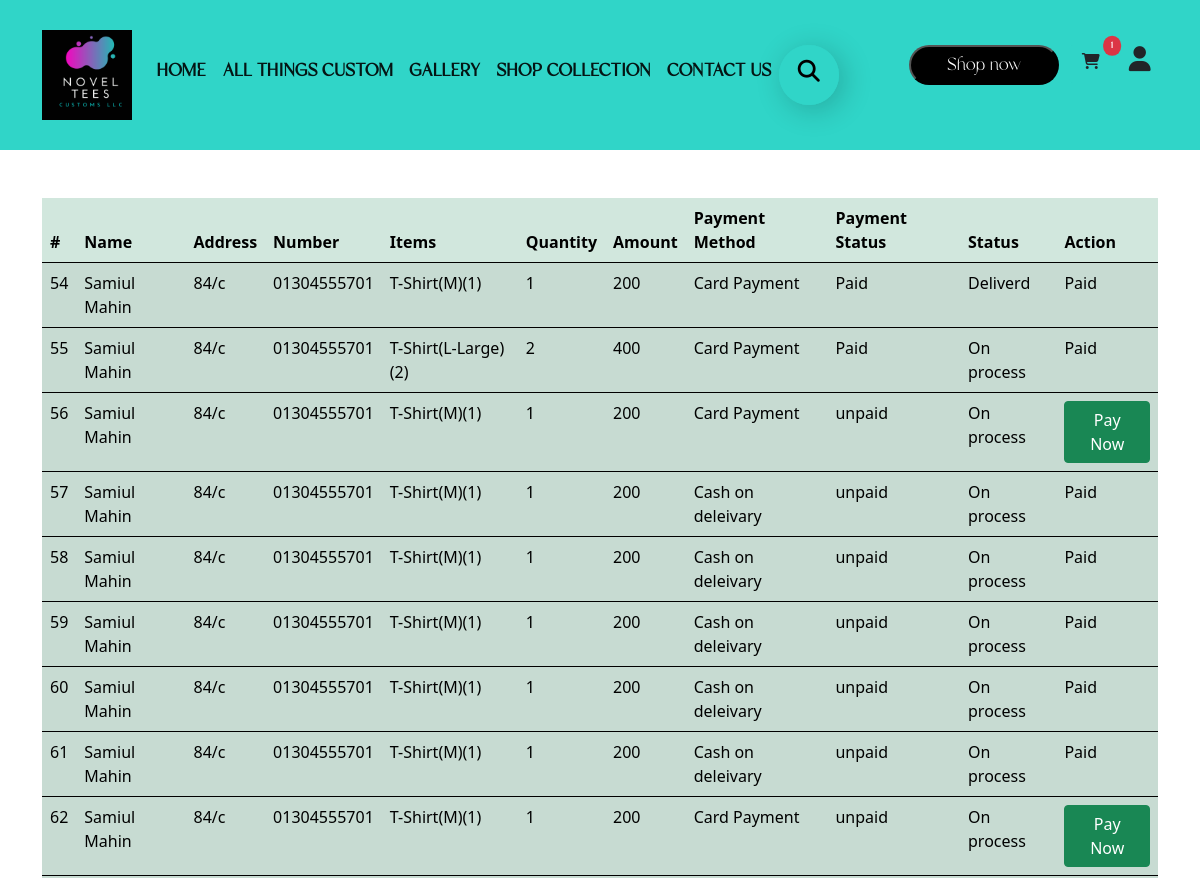
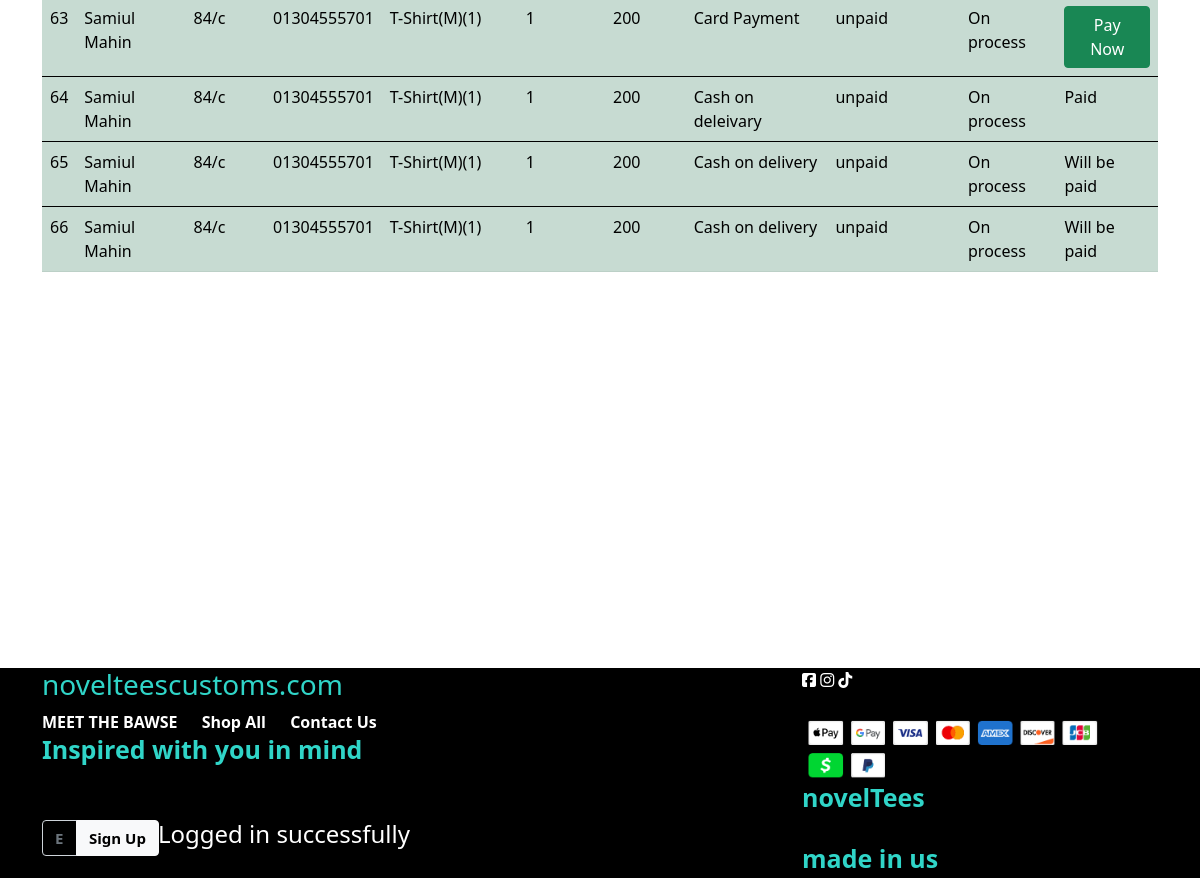
/read_order.php (signed in), run on the app's committed database (2 pictures, top to bottom).
### tables this page shows
CREATE TABLE `orders` (
  `id` int(11) NOT NULL,
  `product_name` varchar(255) NOT NULL,
  `product_quantity` varchar(255) NOT NULL,
  `amount` varchar(255) NOT NULL,
  `user_id` int(100) NOT NULL,
  `time_and_date` datetime(6) NOT NULL DEFAULT current_timestamp(6),
  `customer_name` varchar(255) NOT NULL,
  `address` varchar(255) NOT NULL,
  `number` varchar(255) NOT NULL,
  `payment_method` varchar(255) NOT NULL,
  `status` varchar(255) NOT NULL DEFAULT 'On process',
  `payment_status` varchar(255) NOT NULL DEFAULT 'unpaid'
);

### read_order.php (the view, shortened to what this page needs)
<?php
include 'header.php';
include 'navbar.php';
?>
<?php
$conn = mysqli_connect('localhost','root','','noveltees');
?>
<!DOCTYPE html>
<html lang="en">
<head>
    <link rel="stylesheet" href="style.css">
</head>
<body>
<div class="container mt-5">
  <div class="table-responsive">
    <table class="table table-success table-striped">
      <thead>
        <tr>
          <th scope="col">#</th>
          <th scope="col">Name</th>
          <th scope="col">Address</th>
          <th scope="col">Number</th>
          <th scope="col">Items</th>
          <th scope="col">Quantity</th>
          <th scope="col">Amount</th>
          <th scope="col">Payment Method</th>
          <th scope="col">Payment Status</th>
          <th scope="col">Status</th>
          <th scope="col">Action</th>
        </tr>
      </thead>
      <tbody>
        <tr>
          <?php
            $sql ="SELECT * from orders where user_id='$user_id'";
            $data = mysqli_query($conn, $sql);
            $check_result= mysqli_num_rows($data)> 0;
            if($check_result){
              while( $rows = mysqli_fetch_array( $data ) )
              {
          ?>
          <td><?php echo $rows ['id']?></td>
          <td><?php echo $rows ['customer_name']?></td>
          <td><?php echo $rows ['address']?></td>
          <td><?php echo $rows ['number']?></td>
          <td><?php echo $rows ['product_name']?></td>
          <td><?php echo $rows ['product_quantity']?></td>
          <td><?php echo $rows ['amount']?></td>
          <td><?php echo $rows ['payment_method']?></td>
          <td><?php echo $rows ['payment_status']?></td>
          <td><?php echo $rows ['status']?></td>
          <?php
          if( $rows ['payment_status'] == 'unpaid' &&  $rows ['payment_method'] == 'Card Payment'){
          ?>
          <td><a class="btn btn-success"  href="payment_card.php?id=<?php echo $rows ['id']?>">Pay Now</a>
            </td>
          <?php
          }
          else if($rows ['payment_status'] == 'unpaid' &&  $rows ['payment_method'] == 'Cash on delivery'){
          ?>
          <td><span>Will be paid</span></td>
          <?php
          }
          else{
          ?>
          <td><span>Paid</span></td>
          <?php
          }
          ?>
  </tbody>
  <?php
              }
            }
          ?>
</table>
        </div>
    </div>
<div  style="margin-top:380px;">
<?php include 'footer.php' ?>
</body>
</html>
</body>
</html>

### navbar.php (style rules this page uses)
* { margin: 0; padding: 0; box-sizing: border-box; }

### data on the page
orders: id "54", customer_name "Samiul Mahin", address "84/c", number "01304555701", product_name "T-Shirt(M)(1)", product_quantity "1", amount "200", payment_method "Card Payment", payment_status "Paid", status "Deliverd"
orders: id "55", customer_name "Samiul Mahin", address "84/c", number "01304555701", product_name "T-Shirt(L-Large)(2)", product_quantity "2", amount "400", payment_method "Card Payment", payment_status "Paid", status "On process"
orders: id "56", customer_name "Samiul Mahin", address "84/c", number "01304555701", product_name "T-Shirt(M)(1)", product_quantity "1", amount "200", payment_method "Card Payment", payment_status "unpaid", status "On process"
orders: id "57", customer_name "Samiul Mahin", address "84/c", number "01304555701", product_name "T-Shirt(M)(1)", product_quantity "1", amount "200", payment_method "Cash on deleivary", payment_status "unpaid", status "On process", shows "Paid"
orders: id "58", customer_name "Samiul Mahin", address "84/c", number "01304555701", product_name "T-Shirt(M)(1)", product_quantity "1", amount "200", payment_method "Cash on deleivary", payment_status "unpaid", status "On process", shows "Paid"
orders: id "59", customer_name "Samiul Mahin", address "84/c", number "01304555701", product_name "T-Shirt(M)(1)", product_quantity "1", amount "200", payment_method "Cash on deleivary", payment_status "unpaid", status "On process", shows "Paid"
orders: id "60", customer_name "Samiul Mahin", address "84/c", number "01304555701", product_name "T-Shirt(M)(1)", product_quantity "1", amount "200", payment_method "Cash on deleivary", payment_status "unpaid", status "On process", shows "Paid"
orders: id "61", customer_name "Samiul Mahin", address "84/c", number "01304555701", product_name "T-Shirt(M)(1)", product_quantity "1", amount "200", payment_method "Cash on deleivary", payment_status "unpaid", status "On process", shows "Paid"
orders: id "62", customer_name "Samiul Mahin", address "84/c", number "01304555701", product_name "T-Shirt(M)(1)", product_quantity "1", amount "200", payment_method "Card Payment", payment_status "unpaid", status "On process"
orders: id "63", customer_name "Samiul Mahin", address "84/c", number "01304555701", product_name "T-Shirt(M)(1)", product_quantity "1", amount "200", payment_method "Card Payment", payment_status "unpaid", status "On process"
orders: id "64", customer_name "Samiul Mahin", address "84/c", number "01304555701", product_name "T-Shirt(M)(1)", product_quantity "1", amount "200", payment_method "Cash on deleivary", payment_status "unpaid", status "On process", shows "Paid"
orders: id "65", customer_name "Samiul Mahin", address "84/c", number "01304555701", product_name "T-Shirt(M)(1)", product_quantity "1", amount "200", payment_method "Cash on delivery", payment_status "unpaid", status "On process", shows "Will be paid"
orders: id "66", customer_name "Samiul Mahin", address "84/c", number "01304555701", product_name "T-Shirt(M)(1)", product_quantity "1", amount "200", payment_method "Cash on delivery", payment_status "unpaid", status "On process", shows "Will be paid"

### other printed values
$row_count "1"
$_SESSION['status'] "Logged in successfully"
